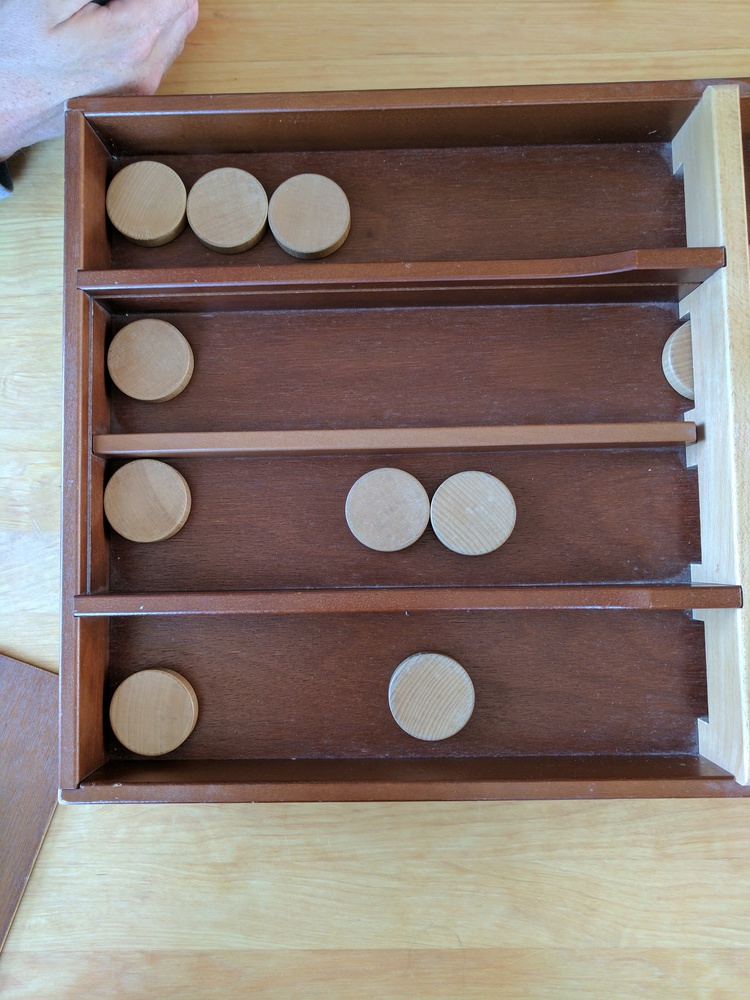
#> input picture normalized_images/IMG_20170624_152655.jpg, 750 x 1000 px
$ python circles.py normalized_images/IMG_20170624_152655.jpg   (Python 2 division)
#> lines starting #> are read from the running program, lines starting #| are printed output that depends on the picture; after the words box and inside, x2 and y2 are one past the last pixel; in counts of white or black regions, pixels touching at a corner belong together
import cv2
import numpy as np
import sys
import random


def find_lines(path):
    img = cv2.imread(path)
    gray = cv2.cvtColor(img, cv2.COLOR_BGR2GRAY)
    edges = cv2.Canny(gray, 100, 150, apertureSize=3)

    min_line_length = 250
    max_line_gap = 30
    lines = cv2.HoughLinesP(edges, 2, np.pi / 240, 80,
                            minLineLength=min_line_length, maxLineGap=max_line_gap)

    if lines is not None:
        print("found %s lines" % len(lines))

        return lines
    else:
        raise BaseException("found no lines")


def bagify_lines(lines):
    y_threshold = 180
    x_threshold = 200
    avg_k = calculate_avg_k(lines)
    table = split_lines_on_avg_k(avg_k, lines)

    h_lines = table['horizontal']
    v_lines = table['vertical']

    h_table = group_lines(h_lines, lambda (x1, y1, x2, y2): ((y1 + y2) / 2) / y_threshold)
    v_table = group_lines(v_lines, lambda (x1, y1, x2, y2): ((x1 + x2) / 2) / x_threshold)

    vertical = average_lines(v_table)
    horizontal = average_lines(h_table)

    sorted(horizontal, key=lambda (k, m): m, reverse=True)

    return dict(vertical=vertical, horizontal=horizontal)


def average_lines(v_table):
    avg_lines = list()
    for k, v in v_table.iteritems():
        total = 0
        m_total = 0
        k_total = 0

        for x1, y1, x2, y2 in v:
            k = (y2 - y1) / (float(x2) - float(x1) + 0.0000001)
            k_total += k
            m_total += y1 - (k * x1)
            total += 1

        avg_k = k_total / total
        avg_m = m_total / total

        line = (avg_k, avg_m)
        avg_lines.append(line)
    return avg_lines


def group_lines(lines, normalize_function):
    table = dict()
    for l in lines:
        norm_x = normalize_function(l)
        bag = table.get(norm_x, set())
        bag.add(l)
        table[norm_x] = bag
    return table


def split_lines_on_avg_k(avg_k, lines):
    table = dict()
    for l in lines:
        x1, y1, x2, y2 = l[0]

        k = (y2 - y1) / (float(x2) - float(x1) + 0.0000001)

        if k < avg_k:
            key = 'horizontal'
        else:
            key = 'vertical'

        bag = table.get(key, set())
        bag.add((x1, y1, x2, y2))
        table[key] = bag

    return table


def calculate_avg_k(lines):
    max_k = -1
    min_k = 99999
    for l in lines:
        x1, y1, x2, y2 = l[0]
        k = (y2 - y1) / (float(x2) - float(x1) + 0.0000001)
        max_k = max(max_k, k)
        min_k = min(min_k, k)
    avg_k = float(max_k + min_k) / 3
    return avg_k


def get_abc(l):
    (k, m) = l
    x1 = 1
    x2 = 2
    y1 = k * x1 + m
    y2 = k * x2 + m

    A = y2 - y1
    B = x1 - x2
    C = A * x1 + B * y1

    return A, B, C


def calculate_intersection_point_between_lines(h, v):
    (A1, B1, C1) = get_abc(h)
    (A2, B2, C2) = get_abc(v)

    det = A1 * B2 - A2 * B1
    x = (B2 * C1 - B1 * C2) / det
    y = (A1 * C2 - A2 * C1) / det

    return x, y


def get_intersections(hs, vs):
    points = list()
    for h in hs:
        for v in vs:
            points.append(calculate_intersection_point_between_lines(h, v))
    return points


def draw_line(img, l):
    (k, m) = l
    height, width = img.shape[:2]

    c1 = random.random() * 255
    c2 = random.random() * 255
    c3 = random.random() * 255
    cv2.line(img, (0, int(m)), (width, int(k * width + m)), (c1, c2, c3), 2)


# [38 lines left out: functions draw_box, box_intersection, calculate_score, not called in this run]


def process_image(path):
    circles = find_circles(path)
#> in find_circles, `img = cv2.imread(path, 0)`:
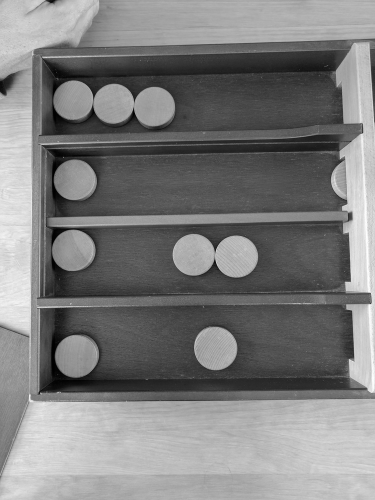
#> img: shape (1000, 750) (shown at 1/2 size); min 0, max 255, mean 125.7
#> in find_circles, `circles = cv2.HoughCircles( img, cv2.HOUGH_GRADIENT, 2, radius * 2, mi..`: circles = [[431, 697, 43.4], [227, 207, 39.8], [387, 509, 41.2], [145, 501, 42], [147, 201, 40], [309, 215, 41.8], [151, 709, 46], [149, 359, 40], [473, 513, 41.4], [703, 359, 42]]
#| found 10 circles
    lines = find_lines(path)
#> in find_lines, img is the input picture: shape (1000, 750, 3); mean B, G, R 114, 122.2, 136.9
#> in find_lines, `edges = cv2.Canny(gray, 100, 150, apertureSize=3)`:
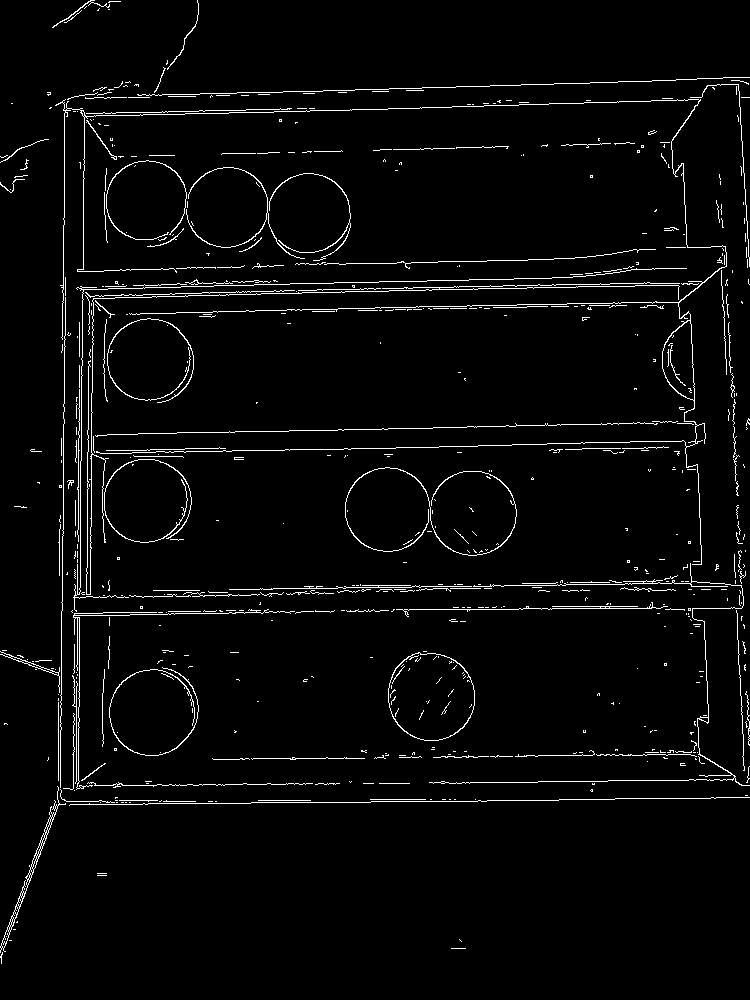
#> edges: shape (1000, 750); 3.2% white in thin lines or dots
#> in find_lines, `lines = cv2.HoughLinesP(edges, 2, np.pi / 240, 80, minLineLength=min_l..`: lines = 20 rows, first 6: [63, 298, 439, 288], [330, 430, 694, 421], [130, 115, 518, 105], [62, 290, 585, 276], [63, 297, 600, 283], [153, 590, 565, 585]
#| found 20 lines

    img = cv2.imread(path, 0)
    cimg = cv2.cvtColor(img, cv2.COLOR_GRAY2BGR)

    draw_circles(cimg, circles)
#> the loop in draw_circles, `for x, y, radius in circles[0]:` made 10 passes

    table = bagify_lines(lines)
#> the loop in calculate_avg_k, `for l in lines:` made 20 passes
#> (x1, y1, x2, y2, k, max_k, min_k) on passes 1 to 8: (63, 298, 439, 288, -0.0266, -0.0266, -0.0266), (330, 430, 694, 421, -0.0247, -0.0247, -0.0266), (130, 115, 518, 105, -0.0258, -0.0247, -0.0266), (62, 290, 585, 276, -0.0268, -0.0247, -0.0268), (63, 297, 600, 283, -0.0261, -0.0247, -0.0268), (153, 590, 565, 585, -0.0121, -0.0121, -0.0268), (229, 612, 609, 607, -0.0132, -0.0121, -0.0268), (62, 316, 524, 304, -0.026, -0.0121, -0.0268)
#> in calculate_avg_k, `avg_k = float(max_k + min_k) / 3`: avg_k = -27.43
#> the loop in split_lines_on_avg_k, `for l in lines:` made 20 passes
#> (x1, y1, x2, y2, k, key) on passes 1 to 8: (63, 298, 439, 288, -0.0266, 'vertical'), (330, 430, 694, 421, -0.0247, 'vertical'), (130, 115, 518, 105, -0.0258, 'vertical'), (62, 290, 585, 276, -0.0268, 'vertical'), (63, 297, 600, 283, -0.0261, 'vertical'), (153, 590, 565, 585, -0.0121, 'vertical'), (229, 612, 609, 607, -0.0132, 'vertical'), (62, 316, 524, 304, -0.026, 'vertical')
#> after the loop in split_lines_on_avg_k, `for l in lines:`: table = 2 items
#> in bagify_lines, `v_lines = table['vertical']`: v_lines = 18 items
#> in bagify_lines, `h_table = group_lines(h_lines, lambda (x1, y1, x2, y2): ((y1 + y2) / 2..`: h_table = 2 items
#> in bagify_lines, `v_table = group_lines(v_lines, lambda (x1, y1, x2, y2): ((x1 + x2) / 2..`: v_table = 3 items
#> the loop in average_lines, `for k, v in v_table.iteritems():` made 3 passes
#> (avg_k, avg_m) on passes 1 to 2: (-0.0248, 288), (19.03, -13511)
#> after the loop in average_lines, `for k, v in v_table.iteritems():`: avg_lines = [(-0.0248, 288), (19.03, -13511), (-0.0184, 527)]
#> the loop in average_lines (call 2), `for k, v in v_table.iteritems():` made 2 passes
#> (avg_k, avg_m) on passes 1 to 2: (-78.75, 5449.2), (-101.3, 8650.7)
#> in bagify_lines, `horizontal = average_lines(h_table)`: horizontal = [(-78.75, 5449.2), (-101.3, 8650.7)]
#> table = {'vertical': [(-0.0248, 288), (19.03, -13511), (-0.0184, 527)], 'horizontal': [(-78.75, 5449.2), (-101.3, 8650.7)]}
    horizontal = table['horizontal']
#> horizontal = [(-78.75, 5449.2), (-101.3, 8650.7)]
    vertical = table['vertical']
#> vertical = [(-0.0248, 288), (19.03, -13511), (-0.0184, 527)]
    draw_lines(cimg, horizontal)
#> the loop in draw_lines, `for l in lines:` made 2 passes
#> (k in draw_line, m in draw_line, height in draw_line, width in draw_line, c1 in draw_line, c2 in draw_line, c3 in draw_line) on passes 1 to 2: (-78.75, 5449.2, 1000, 750, 215.3, 193.3, 107.2), (-101.3, 8650.7, 1000, 750, 66.02, 130.4, 103.3)
#> after the loop in draw_lines, `for l in lines:`:
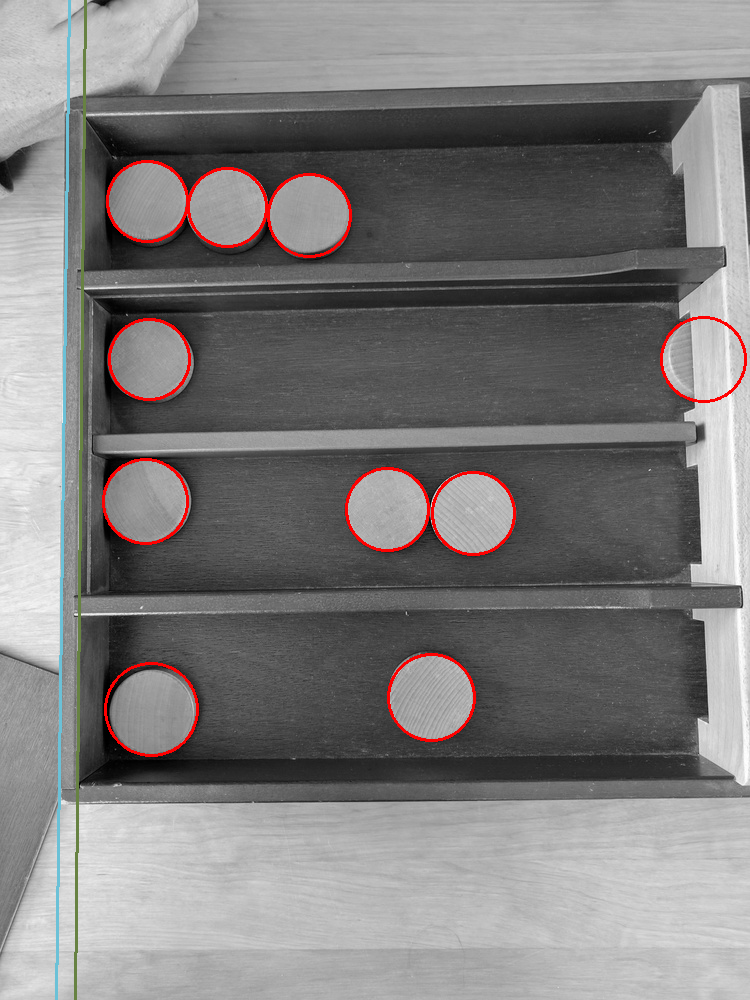
#> img: shape (1000, 750, 3); mean B, G, R 124.2, 124.4, 126.6
    draw_lines(cimg, vertical)
#> the loop in draw_lines (call 2), `for l in lines:` made 3 passes
#> (k in draw_line, m in draw_line, c1 in draw_line, c2 in draw_line, c3 in draw_line) on passes 1 to 3: (-0.0248, 288, 199.9, 77.34, 121.5), (19.03, -13511, 148.8, 231.6, 128.7), (-0.0184, 527, 71.87, 192.7, 157.7)
#> after the loop in draw_lines (call 2), `for l in lines:`:
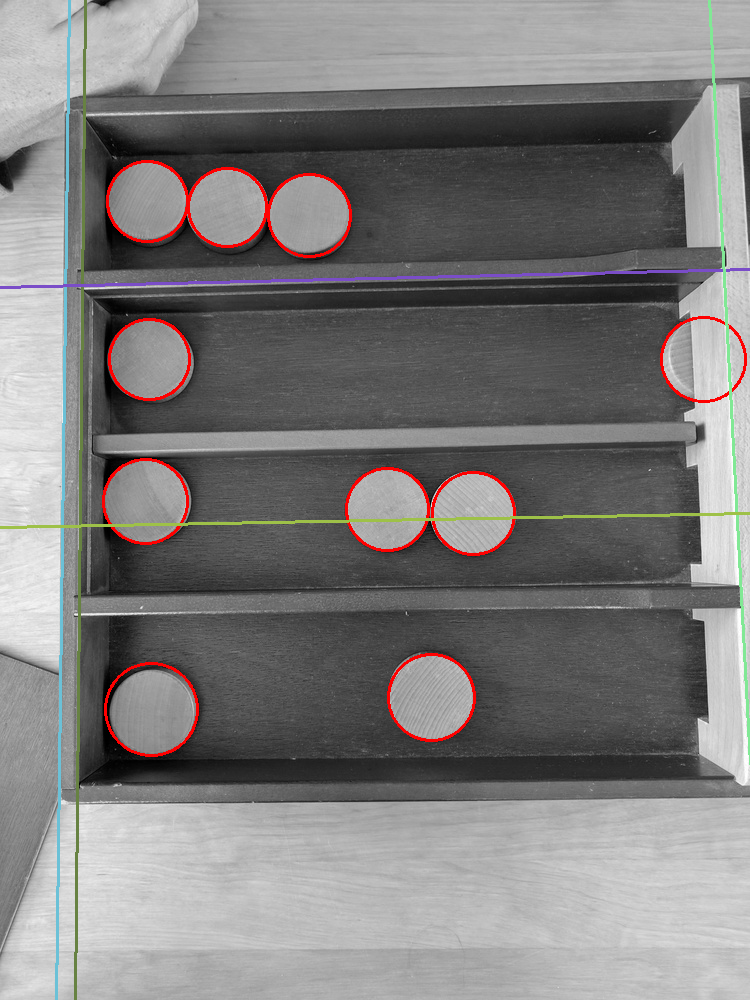
#> img: shape (1000, 750, 3); 0.9% of pixels changed, all inside (x1, y1, x2, y2) = (0, 0, 750, 765)

    intersections = get_intersections(horizontal, vertical)
#> the loop in get_intersections, `for h in hs:` made 2 passes
#> h on passes 1 to 2: (-78.75, 5449.2), (-101.3, 8650.7)
#> after the loop in get_intersections, `for h in hs:`: points = [(65.56, 286.3), (193.9, -9820.4), (62.52, 525.9), (82.55, 285.9), (184.1, -10006.6), (80.18, 525.5)]
#> intersections has the same summary as points in get_intersections
    draw_intersection_points(cimg, intersections)
#> the loop in draw_intersection_points, `for x, y in intersections:` made 6 passes

    iss = map(lambda (x, y): (int(x), int(y)), intersections)
#> iss = [(65, 286), (193, -9820), (62, 525), (82, 285), (184, -10006), (80, 525)]

    height, width = cimg.shape[:2]
    middle = width / 2

    lefties, righties = split_lines_by_x(iss, middle)
#> the loop in split_lines_by_x, `for p in iss:` made 6 passes
#> after the loop in split_lines_by_x, `for p in iss:`: lefties has the same summary as iss in process_image; righties = []
#> lefties has the same summary as iss; righties = []
    boxes = get_boxes(lefties, righties)

    draw_boxes(boxes, cimg)

    font = cv2.FONT_HERSHEY_SIMPLEX

    points = determine_points(boxes, cimg, circles, font)

    score = calculate_score(points)
    ppg = float(score)/30

    score_text_y = int(height - height / 10)
    cv2.putText(cimg, str(score), (int(width / 2), score_text_y), font, 2, (255, 255, 255), 4)
    cv2.putText(cimg, str("PPG: %.2f" % ppg), (int(width / 2), score_text_y+50), font, 1, (255, 255, 255), 3)

    new_path = path.split("/")[-1][:-4]
    cv2.imwrite("processed/" + new_path + "-keypoints.jpg", cimg)


# [12 lines left out: function determine_points, not called in this run]


def draw_boxes(boxes, cimg):
    for b in boxes:
        draw_box(cimg, b)


def get_boxes(lefties, righties):
    pair1 = [lefties.pop(), righties.pop()]
    boxes = list()
    while len(lefties) > 0 and len(righties) > 0:
        pair2 = [righties.pop(), lefties.pop()]
        p1 = pair1[0]
        p2 = pair1[1]
        p3 = pair2[0]
        p4 = pair2[1]
        b = (p1, p2, p3, p4)
        boxes.append(b)
        next_shit = list(pair2)
        next_shit.reverse()
        pair1 = next_shit
    return boxes


def split_lines_by_x(iss, middle):
    lefties = list()
    righties = list()
    for p in iss:
        if p[0] < middle:
            lefties.append(p)
        else:
            righties.append(p)
    return lefties, righties


def draw_intersection_points(cimg, intersections):
    for x, y in intersections:
        cv2.circle(cimg, (int(x), int(y)), 2, (255, 255, 0), 2)


def draw_lines(img, lines):
    for l in lines:
        draw_line(img, l)


def draw_circles(img, circles):
    for x, y, radius in circles[0]:
        cv2.circle(img, (x, y), radius, (0, 0, 255), 2)


def find_circles(path):
    img = cv2.imread(path, 0)
    img = cv2.medianBlur(img, 5)

    radius = 30
    circles = cv2.HoughCircles(
        img, cv2.HOUGH_GRADIENT, 2, radius * 2, minRadius=radius, maxRadius=radius + 20)

    if circles is not None:
        print("found %s circles" % len(circles[0]))

        return circles
    else:
        raise BaseException("found no circles")


for arg in sys.argv[1:]:
    try:
        process_image(arg)
    except BaseException as e:
        print("%s for %s" % (e, arg))
